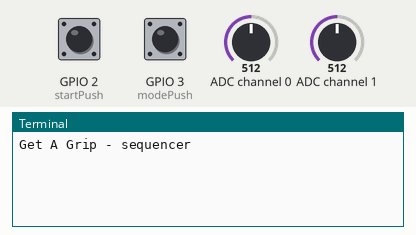
Simulated run of this program. Board: Raspberry Pi (BCM pin numbers). Parts: the last lines printed to the terminal. The inputs (shaded band) are chosen by the test bench; at power-on: GPIO 2 (startPush) HIGH, GPIO 3 (modePush) HIGH, ADC channel 0 = 512, ADC channel 1 = 512 (analog values on the 0–1023 scale). Sound played through the audio output is not drawn and takes no time; the clock reads 2024-03-15 10:24:30 at power-on unless the program sets it. At 10.3 s the program stops and its outputs stay as they are.

Above: at 1.2 s.
1.3 s: GPIO 2 (startPush) pulled LOW for 0.15 s
At 2.5 s:
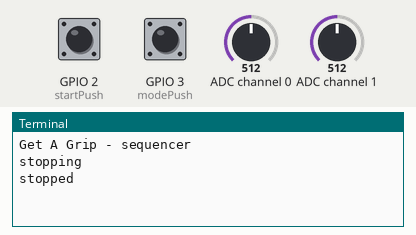
3.6 s: GPIO 2 (startPush) pulled LOW for 1 s
At 4.6 s:
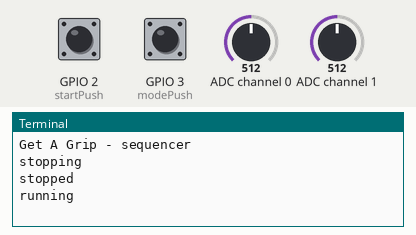
6.1 s: GPIO 3 (modePush) pulled LOW for 0.15 s
At 6.5 s:
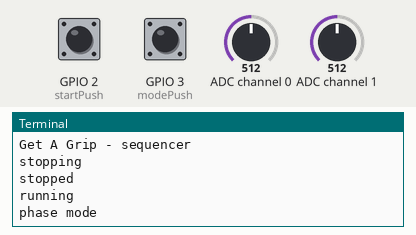
7.7 s: GPIO 3 (modePush) pulled LOW for 1 s
At 8.9 s:
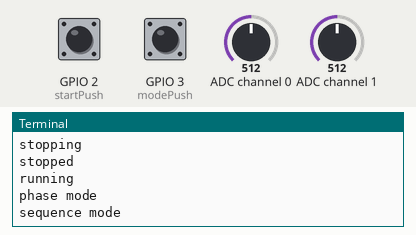
10.2 s: GPIO 2 (startPush) driven LOW and GPIO 3 (modePush) driven LOW
At 11.5 s:
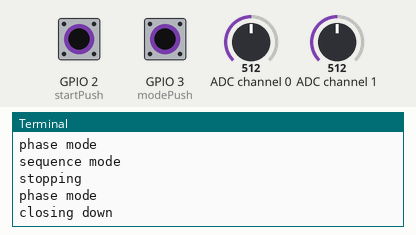

Measured:
- after the input at 1.3 s, the terminal: prints a new line at once (image 1)
- after the input at 3.6 s, the terminal: prints a new line at once (image 2)
- after the input at 6.1 s, the terminal: prints a new line at once (image 3)
- after the input at 7.7 s, the terminal: prints a new line at once (image 4)
- after the input at 10.2 s, the terminal: prints a new line at once (image 5)

The program:

gripSequencer3.py
```python
#!/usr/bin/env python
# Get a Grip - physical sequencer
# Version 3 phase mode - same sequence but delayed and drifts in an out of phase

import time, pygame
import os, sys
import wiringpi2 as io

pygame.init()                   # initialise pygame
pygame.mixer.quit()
pygame.mixer.init(frequency=22050, size=-16, channels=8, buffer=512)

pygame.event.set_allowed(None)
seqSound = [ pygame.mixer.Sound("marimber_sounds/s"+str(sound)+".ogg")
                  for sound in range(0,15)]
altSound = [ pygame.mixer.Sound("piano_sounds/s"+str(sound)+".ogg")
                  for sound in range(0,15)]
startPush = 2; modePush = 3
lastStart = 1; lastMode = 1
muxPins = [ 23,24,25]
threshold = [80,153,235,290,370,426,475,535,586,636,681,745,816,879,922,950,1024]
gripState = [ 0,0,0,0,0,0,0,0 ]

def main():
   global clip, stop, pendingStop, mode, clipShift, nextPhase, stepTime
   initGPIO()
   print"Get A Grip - sequencer"
   clip=0 ; clipShift = 0
   stop = False ; mode = False
   pendingStop = False
   while True:
      if io.digitalRead(modePush) == 0 and io.digitalRead(startPush) == 0 :
         terminate()
      if not stop :
         stepTime = 0.004 + (io.analogRead(71) / 2000.0)
         nextStep = time.time() + stepTime
         setMux(clip)
         #print clip, clipShift
         while time.time() <= nextStep :
           readStart()
           readMode()
           if mode  and time.time() > nextPhase :
              echoSequence()
         readAD(clip)
         incrementClip()
      else :
         readStart()

def incrementClip():
   global clip, stop, pendingStop
   clip= clip+1
   if clip>7 :
      clip= 0
      if pendingStop :
         stop = True
         pendingStop = False
         print"stopped"

def readMode():
    global mode, lastMode, clipShift, nextPhase
    current = io.digitalRead(modePush)
    if current == 0 and lastMode == 1:
         time.sleep(0.02) # debounce delay
         mode = not mode
         if mode :
            print"phase mode"
            clipShift = 0
            nextPhase = time.time() + 0.01
         else :
            print"sequence mode"
    lastMode = current

def readStart(): # Start / stop control
    global stop, pendingStop, lastStart
    current = io.digitalRead(startPush)
    if current == 0 and lastStart == 1:
       time.sleep(0.02) # debounce delay
       if stop :
          stop = False
          print"running"
       else :
          pendingStop = True
          print"stopping"
    lastStart = current

def echoSequence() : # echo of the sequence out of phase
   global nextPhase, clipShift, stepTime
   if gripState[clipShift] > 0 and gripState[clipShift] < 16 :
      altSound[gripState[clipShift]-1].play()
   clipShift -= 1
   if clipShift < 0 :
      clipShift = 7
   nextPhase = time.time() + stepTime + 0.01

def readAD(step) :
   global gripState
   value = io.analogRead(70) # read multiplex
   look = 0
   while value >= threshold[look]:
      look +=1
   gripState[step] = look
   if look>0 and look <16 :
      seqSound[look-1].play()

def setMux(n):
   mask = 1;
   for pin in range(0,3):
     if (mask & n) != 0 :
        io.digitalWrite(muxPins[pin], 1)
     else :
        io.digitalWrite(muxPins[pin], 0)
     mask = mask << 1

def initGPIO():
   try :
      io.wiringPiSetupGpio()
   except :
      print"start IDLE with 'gksudo idle' from command line"
      os._exit(1)
   for pin in range (0,3):
      io.pinMode(muxPins[pin],1) # mux pin to output
   io.pinMode(startPush,0) # start / stop input
   io.pinMode(modePush,0) # mode input
   io.pullUpDnControl(startPush,2) # input enable pull up
   io.pullUpDnControl(modePush,2) # input enable pull up
   io.mcp3002Setup(70,0)

def terminate(): # close down the program
    print"closing down"
    pygame.mixer.quit()
    pygame.quit() # close pygame
    os._exit(1)

if __name__ == '__main__':
    main()
```
